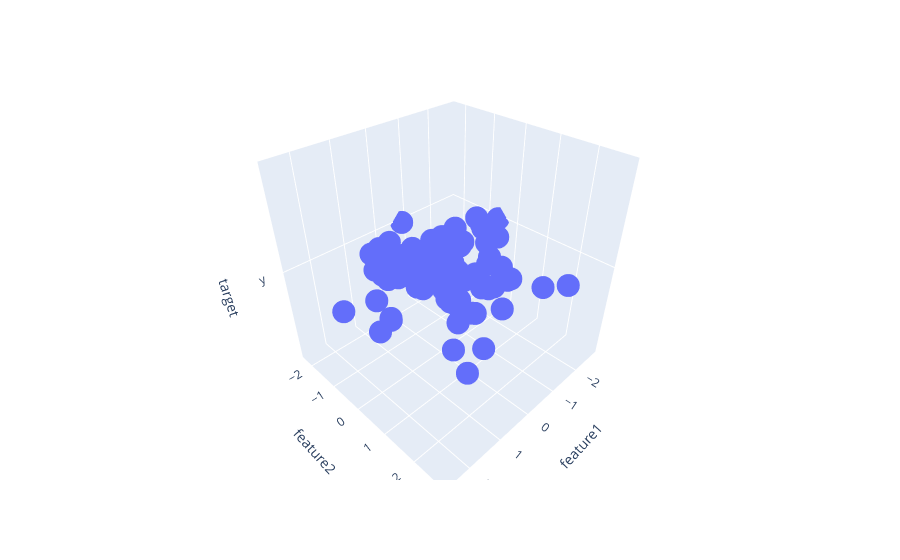

Notebook cell for this chart:
### Code cell
fig = px.scatter_3d(df, x='feature1', y='feature2', z='target')
fig.show()

### Figure 1 — Plotly figure (JSON) as saved in the notebook; plotly's stock layout.template omitted (floating-point values rounded to 4 significant figures)
{"data": [{"hovertemplate": "feature1=%{x}<br>feature2=%{y}<br>target=%{z}<extra></extra>", "legendgroup": "", "marker": {"color": "#636efa", "symbol": "circle"}, "mode": "markers", "name": "", "scene": "scene", "showlegend": false, "type": "scatter3d", "x": [-0.08545, 0.7857, 0.7134, 0.1222, 0.9571, 0.2116, 0.2829, 0.5558, 0.8356, 0.8851, 0.5795, 0.1862, -2.033, 0.6418, -0.7652, 2.56, -1.572, 1.735, -0.01414, -2.779, -1.179, 0.7259, 1.107, -0.7279, -0.6924, -1.107, -1.579, 0.3297, 0.7068, 0.9133, -0.01306, -0.1095, 0.635, -2.218, 0.02779, -0.4179, -0.2131, -2.094, -1.033, 1.167, 0.4036, 2.027, 1.294, 0.213, -1.183, -1.024, 0.3137, 0.777, -1.624, -0.28, 0.1204, 0.2607, 0.7882, -0.0584, -0.9677, -0.2043, 0.7562, -0.1055, -0.3821, -0.7544, -0.5334, -0.4531, 0.5457, 0.0832, 1.991, 0.4203, 0.7637, 0.491, 1.149, 0.7352, -0.7124, 0.6842, -0.2682, -0.937, -0.04787, 0.7267, 0.3353, 2.408, -0.3392, 0.5323, -1.225, -0.1397, -2.399, -0.9303, -1.068, -0.2292, -1.057, 0.03161, -0.9473, -0.1689, 0.7133, 1.146, 0.6038, -0.06349, 1.838, -0.1187, 0.3117, -0.0004034, -0.8487, 1.983], "y": [-0.3933, -0.9652, 1.295, -1.73, -0.3862, -0.009247, -1.032, -0.3905, 0.3247, 0.1874, -0.48, 0.4023, 0.06453, -1.171, -2.285, -0.2698, 2.559, 2.178, -0.5394, -0.5614, -0.626, 1.319, 1.689, -0.8529, -0.4516, 2.202, -1.04, 0.08316, 0.9594, -0.4829, -0.9835, -0.6307, 1.733, -0.6699, 0.05731, 0.7645, 0.395, -0.5086, -0.3287, -0.498, -0.5615, 0.654, 2.565, -0.1203, 0.5313, -0.9823, 0.2052, -0.9869, 0.04469, -0.421, 2.042, 0.5693, -1.628, 0.7612, 1.063, 1.364, -0.5164, -1.101, 0.05622, 1.459, -0.6233, -0.7888, 1.188, 0.3859, 0.6028, -0.5727, -1.541, -1.687, -0.7266, 1.096, -1.033, 1.673, 0.1316, -0.8833, -0.9835, -0.1412, -0.2819, 0.7764, 1.404, 0.6754, -0.4144, 0.2301, -1.012, 0.6954, -0.5835, 1.221, 1.018, -1.03, -0.3886, -0.4573, -0.174, -1.012, -0.1437, 0.641, -0.06826, 1.232, 0.0827, -0.4589, 1.478, 2.784], "z": ["y", "y", "y", "y", "y", "y", "y", "y", "y", "y", "y", "y", "y", "y", "y", "y", "y", "y", "y", "y", "y", "y", "y", "y", "y", "y", "y", "y", "y", "y", "y", "y", "y", "y", "y", "y", "y", "y", "y", "y", "y", "y", "y", "y", "y", "y", "y", "y", "y", "y", "y", "y", "y", "y", "y", "y", "y", "y", "y", "y", "y", "y", "y", "y", "y", "y", "y", "y", "y", "y", "y", "y", "y", "y", "y", "y", "y", "y", "y", "y", "y", "y", "y", "y", "y", "y", "y", "y", "y", "y", "y", "y", "y", "y", "y", "y", "y", "y", "y", "y"]}], "layout": {"legend": {"tracegroupgap": 0}, "margin": {"t": 60}, "scene": {"domain": {"x": [0, 1], "y": [0, 1]}, "xaxis": {"title": {"text": "feature1"}}, "yaxis": {"title": {"text": "feature2"}}, "zaxis": {"title": {"text": "target"}}}}}
